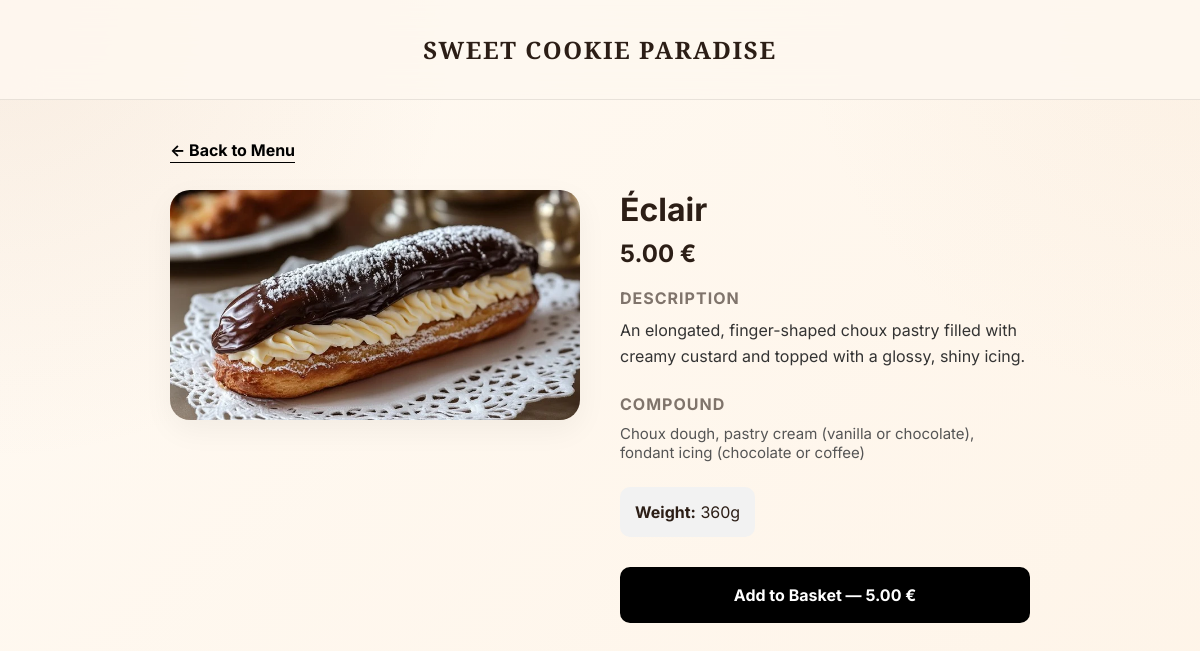
Screenshot of /bake/3 with the database file from the repository.
### orders/models.py (models this page shows, shortened)
class Food(models.Model):
    Name = models.CharField('Name', max_length=30)
    Сompound = models.CharField('Compound', max_length=100)
    Description = models.TextField('Description', max_length=200)
    Price = models.DecimalField(max_digits=10, decimal_places=2)
    Weight = models.CharField('Weight', max_length=100)
    image = models.ImageField('Image', upload_to='foods/', blank=True, null=True)

### User/views.py (the view)
# urls.py: path('bake/<int:pk>', views.food_detail, name='food_detail'),
def food_detail(request, pk):
    food = get_object_or_404(Food, pk=pk)
    return render(request, 'Bake.html', {'food': food})

### BackeryProject/templates/Bake.html (shortened to what this page needs)
{% load static %}
<!DOCTYPE html>
<html lang="en">
<head>
    <link rel="stylesheet" href="{% static 'style.css' %}" />
</head>
<body style="background-color: #fafafa;">
    <header class="header">
        <div class="container" style="display: flex; justify-content: center;">
            <nav class="nav" aria-label="Primary navigation">
                <p class="brand" style="margin: 0;">
                    <span style="display: inline-block; margin-top: 15px; margin-bottom: 15px; font-size: 24px;">
                        Sweet Сookie Paradise
                    </span>
                </p>
            </nav>
        </div>
    </header>
    <main class="section" style="padding-top: 40px;">
        <div class="container" style="max-width: 900px; margin: 0 auto; padding: 0 20px;">
            <div style="margin-bottom: 30px;">
                <a href="/Menu" style="text-decoration: none; color: #000; font-weight: bold; font-size: 16px; border-bottom: 1px solid #000; padding-bottom: 2px;">
                    ← Back to Menu
                </a>
            </div>
            <div class="product-detail-grid" style="display: grid; grid-template-columns: repeat(auto-fit, minmax(300px, 1fr)); gap: 40px; align-items: start;">
                <div class="product-image">
                    {% if food.image %}
                        <img src="{{ food.image.url }}" alt="{{ food.Name }}" style="width: 100%; border-radius: 20px; box-shadow: 0 10px 30px rgba(0,0,0,0.05);">
                    {% else %}
                        <div style="width: 100%; height: 400px; background: #eee; border-radius: 20px; display: flex; align-items: center; justify-content: center;">
                            No Image
                        </div>
                    {% endif %}
                </div>
                <div class="product-info">
                    <h1 style="margin: 0 0 10px 0; font-size: 32px;">{{ food.Name }}</h1>
                    <p style="font-size: 24px; font-weight: bold; margin-bottom: 20px;">{{ food.Price }} €</p>
                    <div style="margin-bottom: 25px;">
                        <h3 style="font-size: 16px; text-transform: uppercase; letter-spacing: 1px; margin-bottom: 10px; opacity: 0.6;">Description</h3>
                        <p style="line-height: 1.6; font-size: 16px; color: #333;">{{ food.Description }}</p>
                    </div>
                    <div style="margin-bottom: 25px;">
                        <h3 style="font-size: 16px; text-transform: uppercase; letter-spacing: 1px; margin-bottom: 10px; opacity: 0.6;">Compound</h3>
                        <p style="font-size: 15px; color: #555;">{{ food.Сompound }}</p>
                    </div>
                    <div style="margin-bottom: 30px; padding: 15px; background: #f2f2f2; border-radius: 10px; display: inline-block;">
                        <span style="font-weight: bold;">Weight:</span> {{ food.Weight }}
                    </div>
                    <div class="actions">
                        <a href="{% url 'basket_add' food.id %}" style="display: block; text-align: center; background: #000; color: #fff; text-decoration: none; padding: 18px; border-radius: 10px; font-weight: bold; transition: opacity 0.2s;">
                            Add to Basket — {{ food.Price }} €
                        </a>
                    </div>
                </div>
            </div>
        </div>
    </main>
</body>
</html>

### BackeryProject/static/style.css (style rules this page uses)
* { margin: 0; padding: 0; box-sizing: border-box; }
html { scroll-behavior: smooth; }
body { margin: 0; min-height: 100vh; font-family: 'Inter', system-ui, -apple-system, BlinkMacSystemFont, 'Segoe UI', sans-serif; transition: background 0.2s ease, color 0.2s ease; }
a { color: inherit; text-decoration: none; }
img { max-width: 100%; display: block; }
.container { width: min(1160px, calc(100% - 32px)); margin: 0 auto; }
body.theme-cream { --bg: #fef8f0; --bg-soft: #fffaf2; --paper: rgba(255, 250, 240, 0.92); --paper-solid: #fff6ea; --ink: #2c1e16; --muted: #7a5a4a; --accent: #c68b5e; --accent-soft: #e2bc9a; --border: rgba(44, 30, 22, 0.1); --border-strong: rgba(44, 30, 22, 0.18); --shadow: 0 24px 70px rgba(72, 45, 31, 0.1); --shadow-strong: 0 30px 90px rgba(72, 45, 31, 0.14); --radius-xl: 30px; --radius-lg: 24px; --radius-md: 18px; --body-bg: radial-gradient(circle at top left, rgba(198, 139, 94, 0.12), transparent 32%), radial-gradient(circle at top right, rgba(226, 188, 154, 0.1), transparent 28%), linear-gradient(135deg, #fffaf3 0%, #fef4e8 100%); --header-bg: rgba(254, 248, 240, 0.88); --btn-primary-bg: linear-gradient(135deg, #c68b5e, #a56e48); --btn-primary-text: #fff; --btn-secondary-bg: rgba(255, 250, 240, 0.9); --btn-secondary-border: var(--border); --btn-secondary-text: #2c1e16; --hero-card-overlay: linear-gradient(180deg, rgba(44, 30, 22, 0.02) 0%, rgba(44, 30, 22, 0.2) 100%); --hero-badge-bg: rgba(255, 250, 240, 0.94); --promo-bg: linear-gradient(135deg, #f2e3d5 0%, #e9d4c0 100%); --promo-text-color: #2c1e16; --promo-stat-bg: rgba(255, 255, 245, 0.8); --promo-stat-text: #2c1e16; --promo-stat-span: #6b4e3e; --promo-circle-bg: radial-gradient(circle at 30% 30%, #fff2e6 0%, #e9c8ae 56%, #c68b5e 100%); --promo-circle-text: #2c1e16; --promo-circle-span: #4e3526; --input-bg: #fffefc; --input-placeholder: rgba(44, 30, 22, 0.4); --tag-bg: rgba(198, 139, 94, 0.12); --tag-border: rgba(198, 139, 94, 0.2); }
body { color: var(--ink); background: var(--body-bg); }
.header { position: sticky; top: 0; z-index: 50; backdrop-filter: blur(18px); background: var(--header-bg); border-bottom: 1px solid var(--border); }
.nav { display: flex; justify-content: space-between; align-items: center; gap: 18px; padding: 18px 0; }
.brand { display: inline-flex; align-items: center; gap: 12px; font-family: 'Playfair Display', serif; font-weight: 700; letter-spacing: 0.1em; text-transform: uppercase; font-size: 0.98rem; }
.section { padding: 32px 0; }

### rows the page displays
Food: image (picture), Name "Éclair", Price "5.00", Description "An elongated, finger-shaped choux pastry filled with creamy custard and topped with a glossy, shiny icing.", Сompound "Choux dough, pastry cream (vanilla or chocolate), fondant icing (chocolate or coffee)", Weight "360g"
